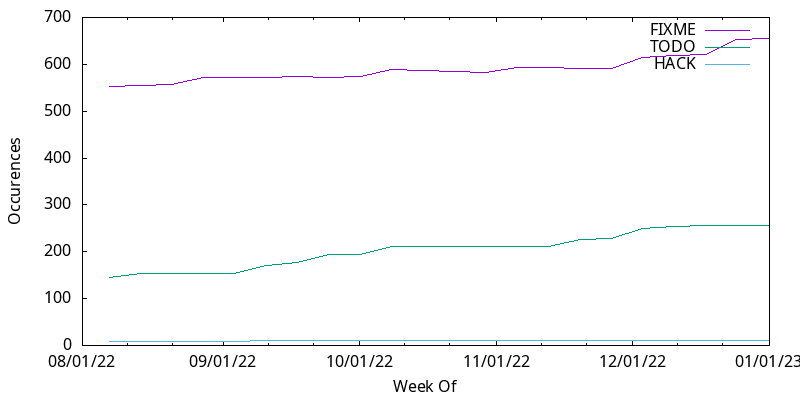

Here is the gnuplot script that generated this plot:
set datafile separator '\t'
set xdata time
set timefmt "%Y-%m-%d"
set key autotitle columnhead
set ylabel "Occurences"
set xlabel 'Week Of'

# set y2tics # enable second axis
set ytics nomirror # dont show the tics on that side

set terminal png size 800,400
set output 'fixmes.png'
plot './fixmes.tsv'  using 1:2 with lines, '' using 1:3 with lines, '' using 1:4 with lines
